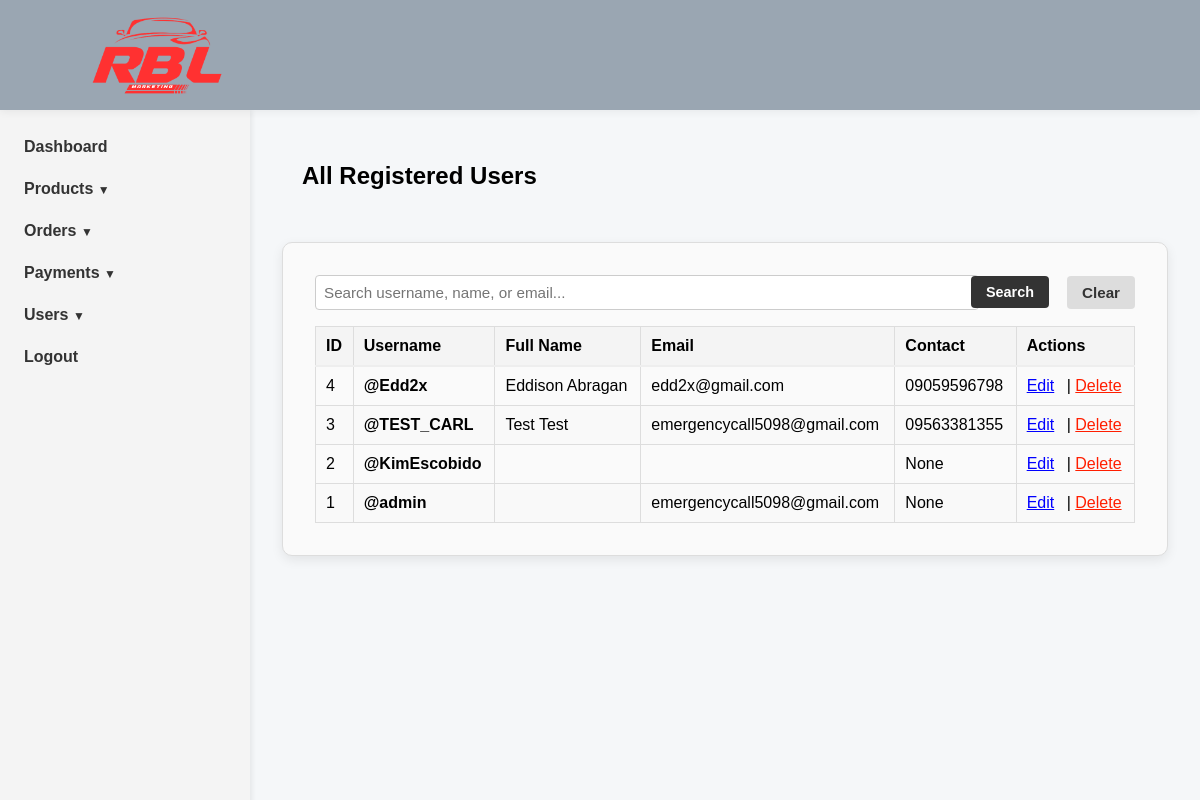
The app's page /dashboard/users/ (signed in) with its own data.
### accounts/models.py (models this page shows)
class CustomUser(AbstractUser):
    middle_name = models.CharField(max_length=50, blank=True, null=True)
    contact_number = models.CharField(max_length=15, blank=True, null=True)
    address = models.TextField(blank=True, null=True)
    birthdate = models.DateField(blank=True, null=True)

### store_dashboard/views.py (the view, shortened to what this page needs)
# urls.py: path('users/', views.dashboard_users, name='dashboard_users'),
@staff_member_required
def dashboard_users(request):
    users = User.objects.all().order_by('-date_joined')
    search_query = request.GET.get('search', '')
    context = {
        'users': users,
    }
    return render(request, 'store_dashboard/dashboard_users.html', context)

### catalog/context_processors.py (called while the page is built)
def global_nav_data(request):
    return {
        'nav_categories': Category.objects.all(),
        'nav_brands': Brand.objects.all(),
    }

### store_dashboard/templates/store_dashboard/dashboard_users.html (shortened to what this page needs)
{% extends 'store_dashboard/base_admin.html' %}
{% load static %}
{% block content %}
<main>
    <div class="add-button-section">
        <h2>All Registered Users</h2>
    </div>
    <div class="admin-products-container">
        <form method="get" action="" class="filter-controls" style="margin-bottom:1rem; display: flex; gap: 10px;">
            <div class="search-box" style="flex: 1;">
                <input type="text" name="search" placeholder="Search username, name, or email..." value="{{ request.GET.search }}" style="width: 100%; padding: 8px; border-radius: 4px; border: 1px solid #ccc;">
            </div>
            <button type="submit" class="filter-btn" style="padding: 8px 15px; background: #333; color: white; border: none; border-radius: 4px;">Search</button>
            <a href="{% url 'dashboard_users' %}" class="clear-btn" style="padding: 8px 15px; background: #ddd; color: #333; text-decoration: none; border-radius: 4px;">Clear</a>
        </form>
        <table style="width: 100%; border-collapse: collapse;">
            <thead>
                <tr style="border-bottom: 2px solid #eee; text-align: left;">
                    <th style="padding: 10px;">ID</th>
                    <th style="padding: 10px;">Username</th>
                    <th style="padding: 10px;">Full Name</th>
                    <th style="padding: 10px;">Email</th>
                    <th style="padding: 10px;">Contact</th>
                    <th style="padding: 10px;">Actions</th>
                </tr>
            </thead>
            <tbody>
                {% for target_user in users %}
                    <tr style="border-bottom: 1px solid #eee;">
                        <td style="padding: 10px;">{{ target_user.id }}</td>
                        <td style="padding: 10px; font-weight: bold;">@{{ target_user.username }}</td>
                        <td style="padding: 10px;">{{ target_user.first_name }} {{ target_user.last_name }}</td>
                        <td style="padding: 10px;">{{ target_user.email }}</td>
                        <td style="padding: 10px;">{{ target_user.contact_number }}</td>
                        <td style="padding: 10px;">
                            <button type="button" class="editBtn" style="background:none; border:none; color:blue; text-decoration:underline; cursor:pointer; padding:0; font-size:1rem;"
                                data-id="{{ target_user.id }}"
                                data-username="{{ target_user.username }}"
                                data-firstname="{{ target_user.first_name }}"
                                data-lastname="{{ target_user.last_name }}"
                                data-email="{{ target_user.email }}"
                                data-contact="{{ target_user.contact_number }}"
                                data-address="{{ target_user.address }}">
                                Edit
                            </button> |
                            <a href="{% url 'delete_user' target_user.id %}" onclick="return confirm('Are you sure you want to delete user {{ target_user.username }}?');" style="color: #ff1e00; text-decoration: underline;">Delete</a>
                        </td>
                    </tr>
                {% empty %}
                    <tr><td colspan='6' style="text-align: center; padding: 20px;">No users found.</td></tr>
                {% endfor %}
            </tbody>
        </table>
    </div>
</main>
{% endblock %}

### static/css/ownerstyle.css (style rules this page uses)
html, body { margin: 0; padding: 0; box-sizing: border-box; font-family: Arial, Helvetica, sans-serif; background: #f5f7f9; }
main { margin-top: 80px; padding: 2rem; text-align: center; margin-left: 250px; }
.admin-products-container { max-width: 100%; margin: 2rem auto; padding: 2rem; border: 1px solid #ddd; border-radius: 10px; box-shadow: 0 4px 12px rgba(0, 0, 0, 0.08); background: #fafafa; }
.admin-products-container table { width: 100%; border-collapse: collapse; }
.admin-products-container th, .admin-products-container td { border: 1px solid #ddd; padding: 0.75rem; text-align: left; }
.admin-products-container th { background-color: #f4f4f4; font-weight: bold; }
.admin-products-container tr:nth-child(even) { background-color: #f9f9f9; }
.admin-products-container button { padding: 10px 25px; border: none; border-radius: 4px; background-color: #ff1e00; color: white; font-size: 0.9rem; cursor: pointer; transition: background-color 0.3s; margin-right: 0.5rem; }
.filter-btn, .clear-btn { padding: 8px 20px; border: none; border-radius: 4px; font-size: 0.95rem; font-weight: 600; cursor: pointer; text-decoration: none; display: inline-block; transition: all 0.3s; }
.filter-btn { background-color: #ff1e00; color: white; }
.clear-btn { background-color: #6c757d; color: white; }
.add-button-section { display: flex; gap: 15px; margin: 20px; margin-top: 30px; flex-wrap: wrap; align-items: center; justify-content: space-between; }
.filter-controls { display: flex; gap: 15px; margin-bottom: 20px; flex-wrap: wrap; align-items: center; }
.search-box { flex: 1; min-width: 250px; }
.search-box input { width: 90%; padding: 10px 15px; border: 1px solid #ddd; border-radius: 6px; font-size: 0.95rem; }
.filter-btn { padding: 10px 25px; background: #ff1e00; color: white; border: none; border-radius: 6px; font-weight: 600; cursor: pointer; transition: all 0.3s; }
.clear-btn { padding: 10px 25px; background: #6c757d; color: white; border: none; border-radius: 6px; font-weight: 600; text-decoration: none; display: inline-block; cursor: pointer; transition: all 0.3s; }

### records on screen
CustomUser: id "4", username "Edd2x", first_name "Eddison", last_name "Abragan", email "edd2x@gmail.com", contact_number "09059596798"
CustomUser: id "3", username "TEST_CARL", first_name "Test", last_name "Test", email "emergencycall5098@gmail.com", contact_number "09563381355"
CustomUser: id "2", username "KimEscobido", contact_number "None"
CustomUser: id "1", username "admin", email "emergencycall5098@gmail.com", contact_number "None"
